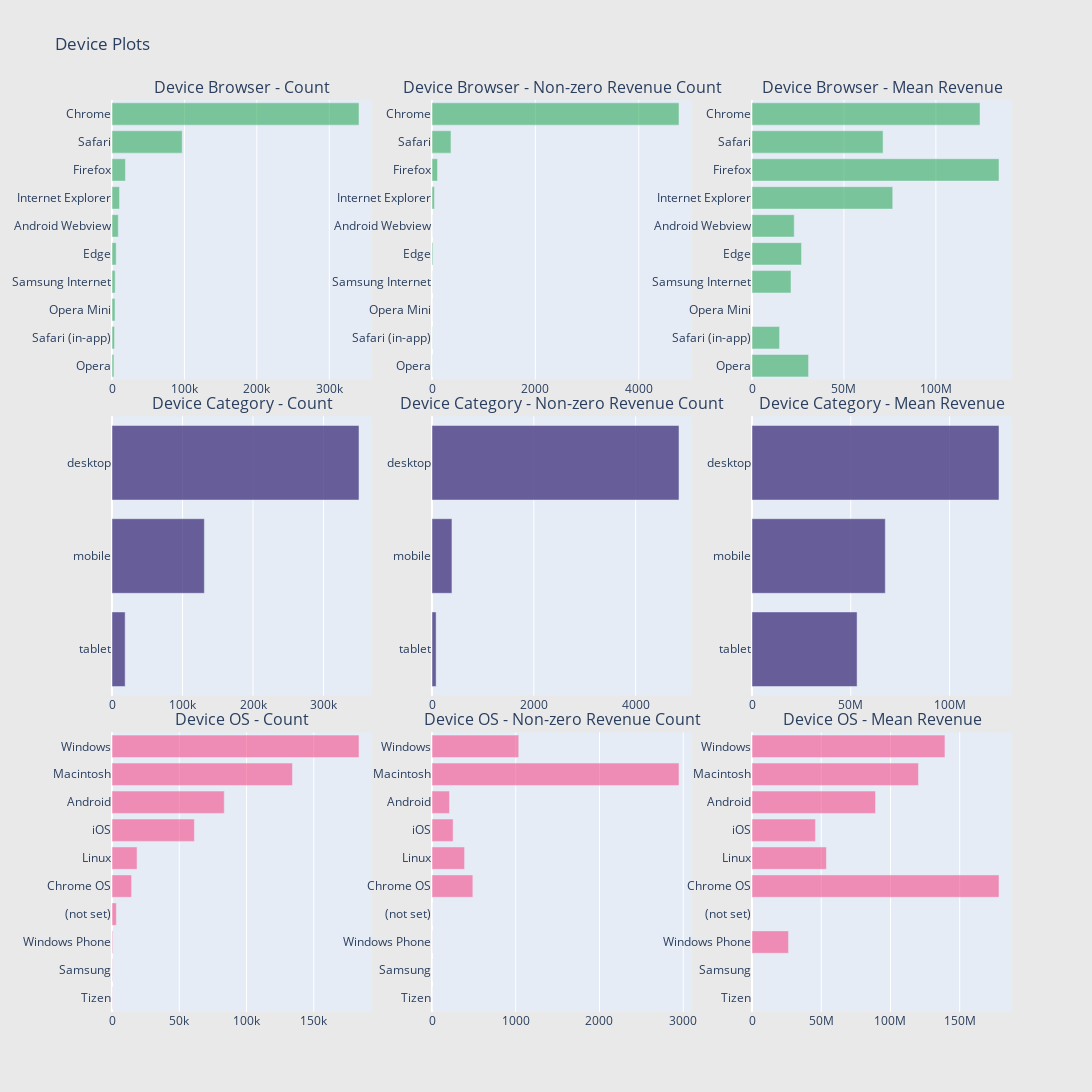

This figure's notebook cell:
### Markdown cell above
They are quite a few. Since the values are constant, we can just drop them from our feature list and save some memory and time in our modeling process. 

**Note**

All worthless columns are part of one of four unpacked JSON columns from the start, except for one column.\
That is column socialEngagementType, which will be excluded from any further analysis.\
In fact, we will skip this entire column while loading the data in the future due to memory savings.

**Device Information:**

Here we look at the distributions of Device Browser (Chrome, Firefox...), Device category(Desktop, mobile...) and Device OS (Windows, Android...). That is, of course, regarding to the device used to visit Google Store.

### Code cell
def horizontal_bar_chart(cnt_srs, color):
    trace = go.Bar(
        y=cnt_srs.index[::-1],
        x=cnt_srs.values[::-1],
        showlegend=False,
        orientation = 'h',
        marker=dict(
            color=color,
        ),
    )
    return trace

# Device Browser
cnt_srs = train_df.groupby('device.browser')['totals.transactionRevenue'].agg(['size', 'count', 'mean'])
cnt_srs.columns = ["count", "count of non-zero revenue", "mean"]
cnt_srs = cnt_srs.sort_values(by="count", ascending=False)
trace1 = horizontal_bar_chart(cnt_srs["count"].head(10), 'rgba(50, 171, 96, 0.6)')
trace2 = horizontal_bar_chart(cnt_srs["count of non-zero revenue"].head(10), 'rgba(50, 171, 96, 0.6)')
trace3 = horizontal_bar_chart(cnt_srs["mean"].head(10), 'rgba(50, 171, 96, 0.6)')

# Device Category
cnt_srs = train_df.groupby('device.deviceCategory')['totals.transactionRevenue'].agg(['size', 'count', 'mean'])
cnt_srs.columns = ["count", "count of non-zero revenue", "mean"]
cnt_srs = cnt_srs.sort_values(by="count", ascending=False)
trace4 = horizontal_bar_chart(cnt_srs["count"].head(10), 'rgba(71, 58, 131, 0.8)')
trace5 = horizontal_bar_chart(cnt_srs["count of non-zero revenue"].head(10), 'rgba(71, 58, 131, 0.8)')
trace6 = horizontal_bar_chart(cnt_srs["mean"].head(10), 'rgba(71, 58, 131, 0.8)')

# Operating system
cnt_srs = train_df.groupby('device.operatingSystem')['totals.transactionRevenue'].agg(['size', 'count', 'mean'])
cnt_srs.columns = ["count", "count of non-zero revenue", "mean"]
cnt_srs = cnt_srs.sort_values(by="count", ascending=False)
trace7 = horizontal_bar_chart(cnt_srs["count"].head(10), 'rgba(246, 78, 139, 0.6)')
trace8 = horizontal_bar_chart(cnt_srs["count of non-zero revenue"].head(10),'rgba(246, 78, 139, 0.6)')
trace9 = horizontal_bar_chart(cnt_srs["mean"].head(10),'rgba(246, 78, 139, 0.6)')

# Creating two subplots
fig = tools.make_subplots(rows=3, cols=3, vertical_spacing=0.04, 
                          subplot_titles=["Device Browser - Count", "Device Browser - Non-zero Revenue Count", "Device Browser - Mean Revenue",
                                          "Device Category - Count",  "Device Category - Non-zero Revenue Count", "Device Category - Mean Revenue", 
                                          "Device OS - Count", "Device OS - Non-zero Revenue Count", "Device OS - Mean Revenue"])

fig.append_trace(trace1, 1, 1)
fig.append_trace(trace2, 1, 2)
fig.append_trace(trace3, 1, 3)
fig.append_trace(trace4, 2, 1)
fig.append_trace(trace5, 2, 2)
fig.append_trace(trace6, 2, 3)
fig.append_trace(trace7, 3, 1)
fig.append_trace(trace8, 3, 2)
fig.append_trace(trace9, 3, 3)

fig['layout'].update(height=1200, width=1200, paper_bgcolor='rgb(233,233,233)', title="Device Plots")
py.iplot(fig, filename='device-plots')

### Figure 1 — Plotly figure (JSON) as saved in the notebook; plotly's stock layout.template omitted (floating-point values rounded to 4 significant figures)
{"data": [{"marker": {"color": "rgba(50, 171, 96, 0.6)"}, "orientation": "h", "showlegend": false, "type": "bar", "x": [2667, 3443, 4113, 4337, 5735, 8639, 10391, 18553, 96941, 341079], "xaxis": "x", "y": ["Opera", "Safari (in-app)", "Opera Mini", "Samsung Internet", "Edge", "Android Webview", "Internet Explorer", "Firefox", "Safari", "Chrome"], "yaxis": "y"}, {"marker": {"color": "rgba(50, 171, 96, 0.6)"}, "orientation": "h", "showlegend": false, "type": "bar", "x": [3, 3, 0, 2, 17, 1, 47, 107, 367, 4778], "xaxis": "x2", "y": ["Opera", "Safari (in-app)", "Opera Mini", "Samsung Internet", "Edge", "Android Webview", "Internet Explorer", "Firefox", "Safari", "Chrome"], "yaxis": "y2"}, {"marker": {"color": "rgba(50, 171, 96, 0.6)"}, "orientation": "h", "showlegend": false, "type": "bar", "x": [30750000, 14980000.0, null, 21215000, 26940000.0, 22970000, 76540000.0, 134300000.0, 71280000.0, 124000000.0], "xaxis": "x3", "y": ["Opera", "Safari (in-app)", "Opera Mini", "Samsung Internet", "Edge", "Android Webview", "Internet Explorer", "Firefox", "Safari", "Chrome"], "yaxis": "y3"}, {"marker": {"color": "rgba(71, 58, 131, 0.8)"}, "orientation": "h", "showlegend": false, "type": "bar", "x": [18654, 130987, 350359], "xaxis": "x4", "y": ["tablet", "mobile", "desktop"], "yaxis": "y4"}, {"marker": {"color": "rgba(71, 58, 131, 0.8)"}, "orientation": "h", "showlegend": false, "type": "bar", "x": [81, 392, 4852], "xaxis": "x5", "y": ["tablet", "mobile", "desktop"], "yaxis": "y5"}, {"marker": {"color": "rgba(71, 58, 131, 0.8)"}, "orientation": "h", "showlegend": false, "type": "bar", "x": [53190000.0, 67460000.0, 125000000.0], "xaxis": "x6", "y": ["tablet", "mobile", "desktop"], "yaxis": "y6"}, {"marker": {"color": "rgba(246, 78, 139, 0.6)"}, "orientation": "h", "showlegend": false, "type": "bar", "x": [174, 242, 515, 3207, 14543, 18613, 61244, 83434, 134154, 183603], "xaxis": "x7", "y": ["Tizen", "Samsung", "Windows Phone", "(not set)", "Chrome OS", "Linux", "iOS", "Android", "Macintosh", "Windows"], "yaxis": "y7"}, {"marker": {"color": "rgba(246, 78, 139, 0.6)"}, "orientation": "h", "showlegend": false, "type": "bar", "x": [0, 0, 1, 0, 488, 389, 252, 209, 2950, 1036], "xaxis": "x8", "y": ["Tizen", "Samsung", "Windows Phone", "(not set)", "Chrome OS", "Linux", "iOS", "Android", "Macintosh", "Windows"], "yaxis": "y8"}, {"marker": {"color": "rgba(246, 78, 139, 0.6)"}, "orientation": "h", "showlegend": false, "type": "bar", "x": [null, null, 26400000, null, 178400000.0, 53760000.0, 45827500, 89190000.0, 120300000.0, 139400000.0], "xaxis": "x9", "y": ["Tizen", "Samsung", "Windows Phone", "(not set)", "Chrome OS", "Linux", "iOS", "Android", "Macintosh", "Windows"], "yaxis": "y9"}], "layout": {"annotations": [{"font": {"size": 16}, "showarrow": false, "text": "Device Browser - Count", "x": 0.1444, "xanchor": "center", "xref": "paper", "y": 1, "yanchor": "bottom", "yref": "paper"}, {"font": {"size": 16}, "showarrow": false, "text": "Device Browser - Non-zero Revenue Count", "x": 0.5, "xanchor": "center", "xref": "paper", "y": 1, "yanchor": "bottom", "yref": "paper"}, {"font": {"size": 16}, "showarrow": false, "text": "Device Browser - Mean Revenue", "x": 0.8556, "xanchor": "center", "xref": "paper", "y": 1, "yanchor": "bottom", "yref": "paper"}, {"font": {"size": 16}, "showarrow": false, "text": "Device Category - Count", "x": 0.1444, "xanchor": "center", "xref": "paper", "y": 0.6533, "yanchor": "bottom", "yref": "paper"}, {"font": {"size": 16}, "showarrow": false, "text": "Device Category - Non-zero Revenue Count", "x": 0.5, "xanchor": "center", "xref": "paper", "y": 0.6533, "yanchor": "bottom", "yref": "paper"}, {"font": {"size": 16}, "showarrow": false, "text": "Device Category - Mean Revenue", "x": 0.8556, "xanchor": "center", "xref": "paper", "y": 0.6533, "yanchor": "bottom", "yref": "paper"}, {"font": {"size": 16}, "showarrow": false, "text": "Device OS - Count", "x": 0.1444, "xanchor": "center", "xref": "paper", "y": 0.3067, "yanchor": "bottom", "yref": "paper"}, {"font": {"size": 16}, "showarrow": false, "text": "Device OS - Non-zero Revenue Count", "x": 0.5, "xanchor": "center", "xref": "paper", "y": 0.3067, "yanchor": "bottom", "yref": "paper"}, {"font": {"size": 16}, "showarrow": false, "text": "Device OS - Mean Revenue", "x": 0.8556, "xanchor": "center", "xref": "paper", "y": 0.3067, "yanchor": "bottom", "yref": "paper"}], "height": 1200, "paper_bgcolor": "rgb(233,233,233)", "title": {"text": "Device Plots"}, "width": 1200, "xaxis": {"anchor": "y", "domain": [0, 0.2889]}, "xaxis2": {"anchor": "y2", "domain": [0.3556, 0.6444]}, "xaxis3": {"anchor": "y3", "domain": [0.7111, 1]}, "xaxis4": {"anchor": "y4", "domain": [0, 0.2889]}, "xaxis5": {"anchor": "y5", "domain": [0.3556, 0.6444]}, "xaxis6": {"anchor": "y6", "domain": [0.7111, 1]}, "xaxis7": {"anchor": "y7", "domain": [0, 0.2889]}, "xaxis8": {"anchor": "y8", "domain": [0.3556, 0.6444]}, "xaxis9": {"anchor": "y9", "domain": [0.7111, 1]}, "yaxis": {"anchor": "x", "domain": [0.6933, 1]}, "yaxis2": {"anchor": "x2", "domain": [0.6933, 1]}, "yaxis3": {"anchor": "x3", "domain": [0.6933, 1]}, "yaxis4": {"anchor": "x4", "domain": [0.3467, 0.6533]}, "yaxis5": {"anchor": "x5", "domain": [0.3467, 0.6533]}, "yaxis6": {"anchor": "x6", "domain": [0.3467, 0.6533]}, "yaxis7": {"anchor": "x7", "domain": [0, 0.3067]}, "yaxis8": {"anchor": "x8", "domain": [0, 0.3067]}, "yaxis9": {"anchor": "x9", "domain": [0, 0.3067]}}}
